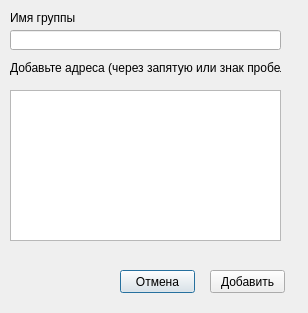
<?xml version="1.0" encoding="UTF-8"?>
<ui version="4.0">
 <class>AppendMailGroup</class>
 <widget class="QDialog" name="AppendMailGroup">
  <property name="geometry">
   <rect>
    <x>0</x>
    <y>0</y>
    <width>308</width>
    <height>313</height>
   </rect>
  </property>
  <property name="minimumSize">
   <size>
    <width>308</width>
    <height>313</height>
   </size>
  </property>
  <property name="maximumSize">
   <size>
    <width>308</width>
    <height>313</height>
   </size>
  </property>
  <property name="windowTitle">
   <string>Dialog</string>
  </property>
  <widget class="QLabel" name="label">
   <property name="geometry">
    <rect>
     <x>10</x>
     <y>10</y>
     <width>151</width>
     <height>16</height>
    </rect>
   </property>
   <property name="text">
    <string>Имя группы</string>
   </property>
  </widget>
  <widget class="QLabel" name="label_2">
   <property name="geometry">
    <rect>
     <x>10</x>
     <y>60</y>
     <width>271</width>
     <height>16</height>
    </rect>
   </property>
   <property name="text">
    <string>Добавьте адреса (через запятую или знак пробела)</string>
   </property>
  </widget>
  <widget class="QPushButton" name="cancelButton">
   <property name="geometry">
    <rect>
     <x>120</x>
     <y>270</y>
     <width>75</width>
     <height>23</height>
    </rect>
   </property>
   <property name="text">
    <string>Отмена</string>
   </property>
  </widget>
  <widget class="QPushButton" name="appendMailButton">
   <property name="geometry">
    <rect>
     <x>210</x>
     <y>270</y>
     <width>75</width>
     <height>23</height>
    </rect>
   </property>
   <property name="text">
    <string>Добавить</string>
   </property>
  </widget>
  <widget class="QLineEdit" name="groupNameLineEdit">
   <property name="geometry">
    <rect>
     <x>10</x>
     <y>30</y>
     <width>271</width>
     <height>20</height>
    </rect>
   </property>
  </widget>
  <widget class="QPlainTextEdit" name="mailListPlainTextEdit">
   <property name="geometry">
    <rect>
     <x>10</x>
     <y>90</y>
     <width>271</width>
     <height>151</height>
    </rect>
   </property>
  </widget>
  <widget class="QLabel" name="invalidInputLabel">
   <property name="geometry">
    <rect>
     <x>110</x>
     <y>10</y>
     <width>451</width>
     <height>16</height>
    </rect>
   </property>
   <property name="text">
    <string/>
   </property>
  </widget>
 </widget>
 <resources/>
 <connections/>
</ui>
